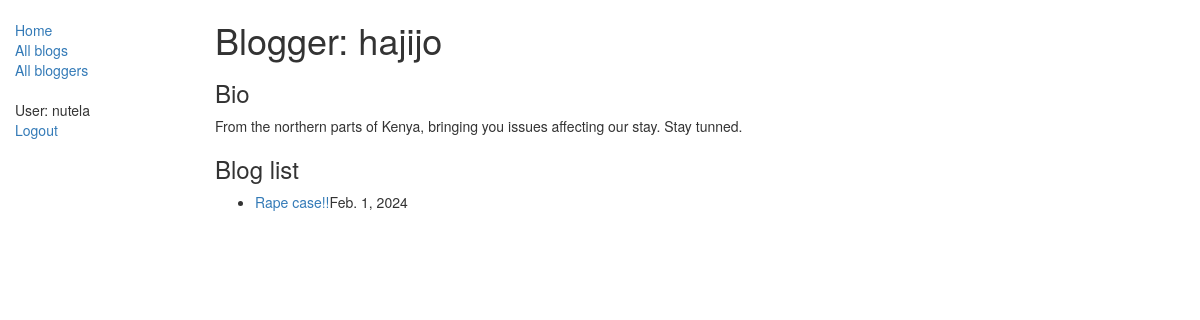
The app's page /blogger/2 (signed in) with its own data.
### blog/models.py (models this page shows, shortened)
class BlogAuthor(models.Model):
    user = models.OneToOneField(User, on_delete=models.SET_NULL, null=True)
    bio = models.TextField(max_length=400, help_text="Enter your bio details here.")
    class Meta:
        ordering = ["user","bio"]
    def __str__(self):
        return self.user.username

class BlogPost(models.Model):
    name = models.CharField(max_length=200)
    author = models.ForeignKey(BlogAuthor, on_delete=models.SET_NULL, null=True)
    description = models.TextField(max_length=2000, help_text="Enter your blog text here.")
    post_date = models.DateField(default=date.today)
    class Meta:
        ordering = ["-post_date"]
    def get_absolute_url(self):
        return reverse('blog-detail', args=[str(self.id)])

### blog/views.py (the view)
# urls.py: path('blogger/<int:pk>', views.BlogListByAuthorView.as_view(), name='blogs-by-author'),
class BlogListByAuthorView(generic.ListView):
    model = BlogPost
    paginate_by = 5
    template_name = 'blog/blog_list_by_author.html'
    def get_queryset(self):
        id = self.kwargs['pk']
        target_author = get_object_or_404(BlogAuthor, pk = id)
        return BlogPost.objects.filter(author = target_author)
    def get_context_data(self, **kwargs):
        context = super(BlogListByAuthorView, self).get_context_data(**kwargs)
        context['blogger'] = get_object_or_404(BlogAuthor, pk=self.kwargs['pk'])
        return context

### blog/templates/blog/blog_list_by_author.html
{% extends "base_generic.html" %}
{% block content %}
    <h1>Blogger: {{ blogger }}</h1>
    <h3>Bio</h3>
    <p>{{blogger.bio}}</p>
    {% if blogpost_list %}
        <h3>Blog list</h3>
        <ul>
            {% for blog in blogpost_list %}
                <li><a href="{{ blog.get_absolute_url }}">{{ blog.name }}</a>{{blog.post_date}}</li>
            {% endfor %}
        </ul>
    {% else %}
        <p>This blogger hasn't posted anything yet.</p>
    {% endif %}
{% endblock %}

### blog/templates/base_generic.html (shortened to what this page needs)
<!DOCTYPE html>
<html lang="en">
<head>
    <link rel="stylesheet" href="https://maxcdn.bootstrapcdn.com/bootstrap/3.3.7/css/bootstrap.min.css">
    {% load static%}
    <link rel="stylesheet" href="{% static 'css/styles.css' %}">
</head>
<body>
    <div class="container-fluid">
        <div class="row">
            <div class="col-sm-2">
                {% block sidebar %}
                    <ul class="sidebar-nav">
                        <li><a href="{% url 'index' %}">Home</a></li>
                        <li><a href="{% url 'blogs' %}">All blogs</a></li>
                        <li><a href="{% url 'bloggers' %}">All bloggers</a></li>
                    </ul>
                    <ul class="sidebar-nav">
                        {% if user.is_authenticated %}
                            <li>User: {{ user.get_username }}</li>
                            <li><a href="{% url 'logout' %}?next={{request.path}}">Logout</a></li>
                        {% else %}
                            <li><a href="{% url 'login' %}?next={{request.path}}"></a></li>
                        {% endif %}
                    </ul>
                {% endblock %}
            </div>
            <div class="col-sm-10">
                {% block content %}{% endblock %}
            </div>
        </div>
    </div>
</body>
</html>

### blog/static/css/styles.css (style rules this page uses)
.sidebar-nav { margin-top: 20px; padding: 0; list-style: none; }

### records on screen
BlogAuthor: user.username "hajijo", bio "From the northern parts of Kenya, bringing you issues affecting our stay. Stay tunned."
BlogPost: name "Rape case!!", post_date "Feb. 1, 2024"

### other values on screen
{{ user.get_username }} "nutela"
